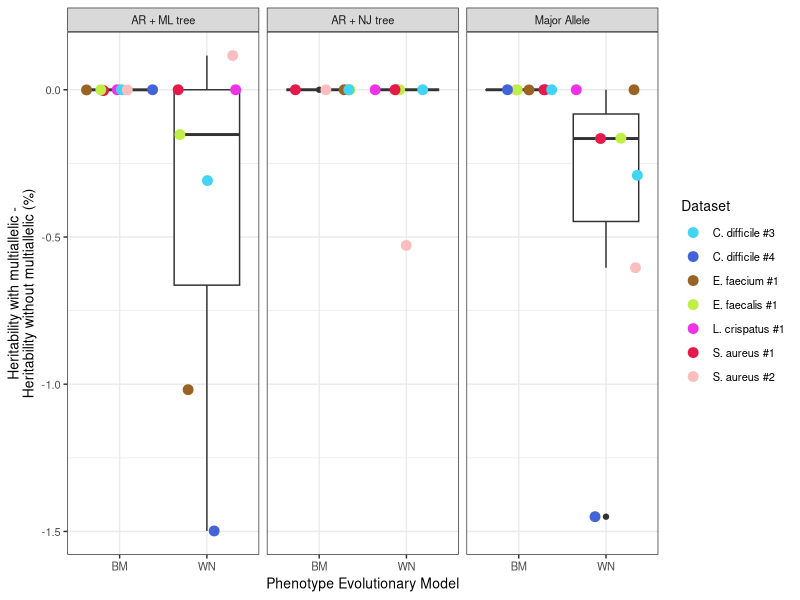

Here is the R script that generated this plot:
# plot heritability estimates
library(tidyverse)

cols = read_delim('../data/project_names_and_colors.tsv', delim='\t')
her_ests = read.csv('data/her_ests.csv', header = F, stringsAsFactors = F)
colors = cols$hex_color
names(colors) = cols$Project
proj_name = cols$Dataset
names(proj_name) = cols$Project

names(her_ests) = c('datname','phen_type','pw_type','her_est')

her_ests$dataset = gsub('_prewas.*','',her_ests$datname)
her_ests$prewas_run = gsub('.*prewas_output_','',her_ests$datname)
her_ests$prewas_run[her_ests$prewas_run == 'no_ancestral_reconstruction_no_tree_given'] = 'Major Allele'
her_ests$prewas_run[her_ests$prewas_run == 'with_ancestral_reconstruction_no_tree_given'] = 'AR + NJ tree'
her_ests$prewas_run[her_ests$prewas_run == 'with_ancestral_reconstruction_given_tree'] = 'AR + ML tree'
her_ests$phen_type[her_ests$phen_type == 'bm'] = 'BM'
her_ests$phen_type[her_ests$phen_type == 'wn'] = 'WN'

he = her_ests[her_ests$pw_type == 'multi',]
he$diff = (her_ests$her_est[her_ests$pw_type == 'multi'] - her_ests$her_est[her_ests$pw_type == 'no multi'])*100

pdf('figures/her_ests_boxplot.pdf',width = 6,height = 4)
ggplot(he, aes(x=phen_type,y=diff)) + geom_boxplot() + geom_jitter(aes(col=dataset),size=3) + facet_grid(cols = vars(prewas_run)) + 
  xlab('Phenotype Evolutionary Model') + ylab('Heritability with multiallelic -\nHeritability without multiallelic (%)') + 
  scale_color_manual(name = 'Dataset',values = colors, labels = proj_name) + 
  theme_bw() +
  theme(text = element_text(size=10))
dev.off()
